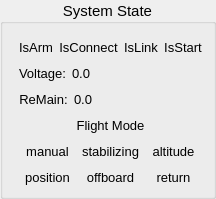
                    <widget class="QGroupBox" name="groupBox_4">
                     <property name="font">
                      <font>
                       <pointsize>11</pointsize>
                      </font>
                     </property>
                     <property name="title">
                      <string>System State</string>
                     </property>
                     <property name="alignment">
                      <set>Qt::AlignCenter</set>
                     </property>
                     <layout class="QHBoxLayout" name="horizontalLayout_22">
                      <item>
                       <spacer name="verticalSpacer_20">
                        <property name="orientation">
                         <enum>Qt::Horizontal</enum>
                        </property>
                        <property name="sizeType">
                         <enum>QSizePolicy::Fixed</enum>
                        </property>
                        <property name="sizeHint" stdset="0">
                         <size>
                          <width>5</width>
                          <height>20</height>
                         </size>
                        </property>
                       </spacer>
                      </item>
                      <item>
                       <layout class="QVBoxLayout" name="verticalLayout_7">
                        <item>
                         <spacer name="verticalSpacer_21">
                          <property name="orientation">
                           <enum>Qt::Vertical</enum>
                          </property>
                          <property name="sizeType">
                           <enum>QSizePolicy::Fixed</enum>
                          </property>
                          <property name="sizeHint" stdset="0">
                           <size>
                            <width>20</width>
                            <height>5</height>
                           </size>
                          </property>
                         </spacer>
                        </item>
                        <item>
                         <layout class="QHBoxLayout" name="horizontalLayout_5">
                          <item>
                           <widget class="QLabel" name="is_arm">
                            <property name="sizePolicy">
                             <sizepolicy hsizetype="Expanding" vsizetype="Fixed">
                              <horstretch>0</horstretch>
                              <verstretch>0</verstretch>
                             </sizepolicy>
                            </property>
                            <property name="font">
                             <font>
                              <pointsize>10</pointsize>
                             </font>
                            </property>
                            <property name="text">
                             <string>IsArm</string>
                            </property>
                            <property name="alignment">
                             <set>Qt::AlignCenter</set>
                            </property>
                           </widget>
                          </item>
                          <item>
                           <widget class="QLabel" name="is_connect">
                            <property name="sizePolicy">
                             <sizepolicy hsizetype="Expanding" vsizetype="Fixed">
                              <horstretch>0</horstretch>
                              <verstretch>0</verstretch>
                             </sizepolicy>
                            </property>
                            <property name="font">
                             <font>
                              <pointsize>10</pointsize>
                             </font>
                            </property>
                            <property name="text">
                             <string>IsConnect</string>
                            </property>
                            <property name="alignment">
                             <set>Qt::AlignCenter</set>
                            </property>
                           </widget>
                          </item>
                          <item>
                           <widget class="QLabel" name="is_link">
                            <property name="sizePolicy">
                             <sizepolicy hsizetype="Expanding" vsizetype="Fixed">
                              <horstretch>0</horstretch>
                              <verstretch>0</verstretch>
                             </sizepolicy>
                            </property>
                            <property name="font">
                             <font>
                              <pointsize>10</pointsize>
                             </font>
                            </property>
                            <property name="text">
                             <string>IsLink</string>
                            </property>
                            <property name="alignment">
                             <set>Qt::AlignCenter</set>
                            </property>
                           </widget>
                          </item>
                          <item>
                           <widget class="QLabel" name="is_start">
                            <property name="sizePolicy">
                             <sizepolicy hsizetype="Expanding" vsizetype="Fixed">
                              <horstretch>0</horstretch>
                              <verstretch>0</verstretch>
                             </sizepolicy>
                            </property>
                            <property name="font">
                             <font>
                              <pointsize>10</pointsize>
                             </font>
                            </property>
                            <property name="text">
                             <string>IsStart</string>
                            </property>
                            <property name="alignment">
                             <set>Qt::AlignCenter</set>
                            </property>
                           </widget>
                          </item>
                         </layout>
                        </item>
                        <item>
                         <spacer name="verticalSpacer_11">
                          <property name="orientation">
                           <enum>Qt::Vertical</enum>
                          </property>
                          <property name="sizeType">
                           <enum>QSizePolicy::Fixed</enum>
                          </property>
                          <property name="sizeHint" stdset="0">
                           <size>
                            <width>20</width>
                            <height>5</height>
                           </size>
                          </property>
                         </spacer>
                        </item>
                        <item>
                         <layout class="QVBoxLayout" name="verticalLayout_6">
                          <item>
                           <layout class="QHBoxLayout" name="horizontalLayout_6">
                            <item>
                             <widget class="QLabel" name="fixed_voltage">
                              <property name="sizePolicy">
                               <sizepolicy hsizetype="Fixed" vsizetype="Fixed">
                                <horstretch>0</horstretch>
                                <verstretch>0</verstretch>
                               </sizepolicy>
                              </property>
                              <property name="font">
                               <font>
                                <pointsize>10</pointsize>
                               </font>
                              </property>
                              <property name="text">
                               <string>Voltage:</string>
                              </property>
                              <property name="alignment">
                               <set>Qt::AlignCenter</set>
                              </property>
                             </widget>
                            </item>
                            <item>
                             <widget class="QLabel" name="voltage">
                              <property name="sizePolicy">
                               <sizepolicy hsizetype="Expanding" vsizetype="Fixed">
                                <horstretch>0</horstretch>
                                <verstretch>0</verstretch>
                               </sizepolicy>
                              </property>
                              <property name="font">
                               <font>
                                <pointsize>10</pointsize>
                               </font>
                              </property>
                              <property name="text">
                               <string>0.0</string>
                              </property>
                             </widget>
                            </item>
                           </layout>
                          </item>
                          <item>
                           <spacer name="verticalSpacer_12">
                            <property name="orientation">
                             <enum>Qt::Vertical</enum>
                            </property>
                            <property name="sizeType">
                             <enum>QSizePolicy::Fixed</enum>
                            </property>
                            <property name="sizeHint" stdset="0">
                             <size>
                              <width>20</width>
                              <height>5</height>
                             </size>
                            </property>
                           </spacer>
                          </item>
                          <item>
                           <layout class="QHBoxLayout" name="horizontalLayout_7">
                            <item>
                             <widget class="QLabel" name="fixed_remaining">
                              <property name="sizePolicy">
                               <sizepolicy hsizetype="Fixed" vsizetype="Fixed">
                                <horstretch>0</horstretch>
                                <verstretch>0</verstretch>
                               </sizepolicy>
                              </property>
                              <property name="font">
                               <font>
                                <pointsize>10</pointsize>
                               </font>
                              </property>
                              <property name="text">
                               <string>ReMain:</string>
                              </property>
                              <property name="alignment">
                               <set>Qt::AlignCenter</set>
                              </property>
                             </widget>
                            </item>
                            <item>
                             <widget class="QLabel" name="remaining">
                              <property name="sizePolicy">
                               <sizepolicy hsizetype="Expanding" vsizetype="Fixed">
                                <horstretch>0</horstretch>
                                <verstretch>0</verstretch>
                               </sizepolicy>
                              </property>
                              <property name="font">
                               <font>
                                <pointsize>10</pointsize>
                               </font>
                              </property>
                              <property name="text">
                               <string>0.0</string>
                              </property>
                             </widget>
                            </item>
                           </layout>
                          </item>
                         </layout>
                        </item>
                        <item>
                         <spacer name="verticalSpacer_13">
                          <property name="orientation">
                           <enum>Qt::Vertical</enum>
                          </property>
                          <property name="sizeType">
                           <enum>QSizePolicy::Fixed</enum>
                          </property>
                          <property name="sizeHint" stdset="0">
                           <size>
                            <width>20</width>
                            <height>5</height>
                           </size>
                          </property>
                         </spacer>
                        </item>
                        <item>
                         <layout class="QVBoxLayout" name="verticalLayout_5">
                          <item>
                           <widget class="QLabel" name="fixed_flight_mode">
                            <property name="sizePolicy">
                             <sizepolicy hsizetype="Expanding" vsizetype="Fixed">
                              <horstretch>0</horstretch>
                              <verstretch>0</verstretch>
                             </sizepolicy>
                            </property>
                            <property name="font">
                             <font>
                              <pointsize>10</pointsize>
                             </font>
                            </property>
                            <property name="text">
                             <string>Flight Mode</string>
                            </property>
                            <property name="alignment">
                             <set>Qt::AlignCenter</set>
                            </property>
                           </widget>
                          </item>
                          <item>
                           <spacer name="verticalSpacer_14">
                            <property name="orientation">
                             <enum>Qt::Vertical</enum>
                            </property>
                            <property name="sizeType">
                             <enum>QSizePolicy::Fixed</enum>
                            </property>
                            <property name="sizeHint" stdset="0">
                             <size>
                              <width>20</width>
                              <height>5</height>
                             </size>
                            </property>
                           </spacer>
                          </item>
                          <item>
                           <layout class="QVBoxLayout" name="verticalLayout_4">
                            <item>
                             <layout class="QHBoxLayout" name="horizontalLayout_8">
                              <item>
                               <widget class="QLabel" name="manual">
                                <property name="sizePolicy">
                                 <sizepolicy hsizetype="Expanding" vsizetype="Fixed">
                                  <horstretch>0</horstretch>
                                  <verstretch>0</verstretch>
                                 </sizepolicy>
                                </property>
                                <property name="font">
                                 <font>
                                  <pointsize>10</pointsize>
                                 </font>
                                </property>
                                <property name="text">
                                 <string>manual</string>
                                </property>
                                <property name="alignment">
                                 <set>Qt::AlignCenter</set>
                                </property>
                               </widget>
                              </item>
                              <item>
                               <widget class="QLabel" name="stabilizing">
                                <property name="sizePolicy">
                                 <sizepolicy hsizetype="Expanding" vsizetype="Fixed">
                                  <horstretch>0</horstretch>
                                  <verstretch>0</verstretch>
                                 </sizepolicy>
                                </property>
                                <property name="font">
                                 <font>
                                  <pointsize>10</pointsize>
                                 </font>
                                </property>
                                <property name="text">
                                 <string>stabilizing</string>
                                </property>
                                <property name="alignment">
                                 <set>Qt::AlignCenter</set>
                                </property>
                               </widget>
                              </item>
                              <item>
                               <widget class="QLabel" name="altitude">
                                <property name="sizePolicy">
                                 <sizepolicy hsizetype="Expanding" vsizetype="Fixed">
                                  <horstretch>0</horstretch>
                                  <verstretch>0</verstretch>
                                 </sizepolicy>
                                </property>
                                <property name="font">
                                 <font>
                                  <pointsize>10</pointsize>
                                 </font>
                                </property>
                                <property name="text">
                                 <string>altitude</string>
                                </property>
                                <property name="alignment">
                                 <set>Qt::AlignCenter</set>
                                </property>
                               </widget>
                              </item>
                             </layout>
                            </item>
                            <item>
                             <spacer name="verticalSpacer_15">
                              <property name="orientation">
                               <enum>Qt::Vertical</enum>
                              </property>
                              <property name="sizeType">
                               <enum>QSizePolicy::Fixed</enum>
                              </property>
                              <property name="sizeHint" stdset="0">
                               <size>
                                <width>20</width>
                                <height>5</height>
                               </size>
                              </property>
                             </spacer>
                            </item>
                            <item>
                             <layout class="QHBoxLayout" name="horizontalLayout_9">
                              <item>
                               <widget class="QLabel" name="position">
                                <property name="sizePolicy">
                                 <sizepolicy hsizetype="Expanding" vsizetype="Fixed">
                                  <horstretch>0</horstretch>
                                  <verstretch>0</verstretch>
                                 </sizepolicy>
                                </property>
                                <property name="font">
                                 <font>
                                  <pointsize>10</pointsize>
                                 </font>
                                </property>
                                <property name="text">
                                 <string>position</string>
                                </property>
                                <property name="alignment">
                                 <set>Qt::AlignCenter</set>
                                </property>
                               </widget>
                              </item>
                              <item>
                               <widget class="QLabel" name="offboard">
                                <property name="sizePolicy">
                                 <sizepolicy hsizetype="Expanding" vsizetype="Fixed">
                                  <horstretch>0</horstretch>
                                  <verstretch>0</verstretch>
                                 </sizepolicy>
                                </property>
                                <property name="font">
                                 <font>
                                  <pointsize>10</pointsize>
                                 </font>
                                </property>
                                <property name="text">
                                 <string>offboard</string>
                                </property>
                                <property name="alignment">
                                 <set>Qt::AlignCenter</set>
                                </property>
                               </widget>
                              </item>
                              <item>
                               <widget class="QLabel" name="return_2">
                                <property name="sizePolicy">
                                 <sizepolicy hsizetype="Expanding" vsizetype="Fixed">
                                  <horstretch>0</horstretch>
                                  <verstretch>0</verstretch>
                                 </sizepolicy>
                                </property>
                                <property name="font">
                                 <font>
                                  <pointsize>10</pointsize>
                                 </font>
                                </property>
                                <property name="text">
                                 <string>return</string>
                                </property>
                                <property name="alignment">
                                 <set>Qt::AlignCenter</set>
                                </property>
                               </widget>
                              </item>
                             </layout>
                            </item>
                           </layout>
                          </item>
                         </layout>
                        </item>
                       </layout>
                      </item>
                      <item>
                       <spacer name="verticalSpacer_3">
                        <property name="orientation">
                         <enum>Qt::Vertical</enum>
                        </property>
                        <property name="sizeType">
                         <enum>QSizePolicy::Fixed</enum>
                        </property>
                        <property name="sizeHint" stdset="0">
                         <size>
                          <width>0</width>
                          <height>10</height>
                         </size>
                        </property>
                       </spacer>
                      </item>
                     </layout>
                    </widget>
